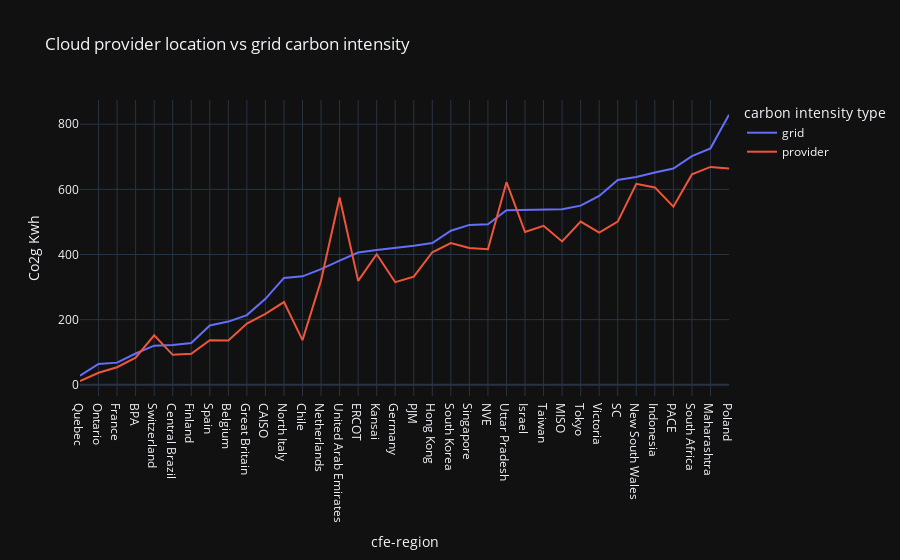

Notebook source saved alongside this figure:
### Markdown cell above
Reviewing the above there doesn't seem to be much grouping around the location data - the expectation was that we'd see location be part of much smaller groups denoted by em-zone-id but that doesn't seem to be the case.

Still we can make an attempt at showing a relationship between location and carbon intensity:

## Relationship between Cloud Location and Carbon Intensity

### Code cell
'''Attempt to group the locations by grid carbon intensity, by getting the average value : selecting cfe-region as it is the most readable of the two smaller location groups'''
grid_grouped_df = grid_and_provider_df.groupby('cfe-region', as_index=False)['grid carbon intensity'].mean()
grid_grouped_df = cast_float_to_int_and_set_nan_to_zero(grid_grouped_df)
'''Now do the same for provider'''
provider_grouped_df = grid_and_provider_df.groupby('cfe-region', as_index=False)['provider carbon intensity'].mean()
provider_grouped_df = cast_float_to_int_and_set_nan_to_zero(provider_grouped_df)
combined_table = pd.merge(grid_grouped_df, provider_grouped_df, how='left', on='cfe-region').sort_values(by=['grid carbon intensity'])
display(combined_table.sample(5))
combined_table.rename(columns={'provider carbon intensity':'provider','grid carbon intensity':'grid'}, inplace=True)
combined_table = combined_table.melt(id_vars='cfe-region', value_vars=['grid', 'provider'], var_name='carbon intensity type', value_name='Co2g Kwh')

line_graph = px.line(combined_table, x='cfe-region', y='Co2g Kwh', color='carbon intensity type', title='Cloud provider location vs grid carbon intensity')
line_graph.show()

### Figure 1 — Plotly figure (JSON) as saved in the notebook; plotly's stock layout.template omitted (floating-point values rounded to 4 significant figures)
{"data": [{"hovertemplate": "carbon intensity type=grid<br>cfe-region=%{x}<br>Co2g Kwh=%{y}<extra></extra>", "legendgroup": "grid", "line": {"color": "#636efa", "dash": "solid"}, "marker": {"symbol": "circle"}, "mode": "lines", "name": "grid", "orientation": "v", "showlegend": true, "x": ["Quebec", "Ontario", "France", "BPA", "Switzerland", "Central Brazil", "Finland", "Spain", "Belgium", "Great Britain", "CAISO", "North Italy", "Chile", "Netherlands", "United Arab Emirates", "ERCOT", "Kansai", "Germany", "PJM", "Hong Kong", "South Korea", "Singapore", "NVE", "Uttar Pradesh", "Israel", "Taiwan", "MISO", "Tokyo", "Victoria", "SC", "New South Wales", "Indonesia", "PACE", "South Africa", "Maharashtra", "Poland"], "xaxis": "x", "y": [28, 64, 68, 96, 120, 122, 128, 182, 194, 214, 264, 328, 333, 355, 381, 406, 414, 420, 427, 435, 473, 491, 493, 536, 537, 538, 539, 550, 580, 629, 638, 652, 664, 702, 726, 829], "yaxis": "y", "type": "scatter"}, {"hovertemplate": "carbon intensity type=provider<br>cfe-region=%{x}<br>Co2g Kwh=%{y}<extra></extra>", "legendgroup": "provider", "line": {"color": "#EF553B", "dash": "solid"}, "marker": {"symbol": "circle"}, "mode": "lines", "name": "provider", "orientation": "v", "showlegend": true, "x": ["Quebec", "Ontario", "France", "BPA", "Switzerland", "Central Brazil", "Finland", "Spain", "Belgium", "Great Britain", "CAISO", "North Italy", "Chile", "Netherlands", "United Arab Emirates", "ERCOT", "Kansai", "Germany", "PJM", "Hong Kong", "South Korea", "Singapore", "NVE", "Uttar Pradesh", "Israel", "Taiwan", "MISO", "Tokyo", "Victoria", "SC", "New South Wales", "Indonesia", "PACE", "South Africa", "Maharashtra", "Poland"], "xaxis": "x", "y": [11, 37, 54, 83, 152, 92, 95, 137, 136, 188, 218, 254, 137, 320, 575, 319, 401, 315, 332, 407, 435, 420, 416, 622, 469, 488, 440, 501, 467, 501, 617, 606, 547, 646, 669, 664], "yaxis": "y", "type": "scatter"}], "layout": {"xaxis": {"anchor": "y", "domain": [0.0, 1.0], "title": {"text": "cfe-region"}}, "yaxis": {"anchor": "x", "domain": [0.0, 1.0], "title": {"text": "Co2g Kwh"}}, "legend": {"title": {"text": "carbon intensity type"}, "tracegroupgap": 0}, "title": {"text": "Cloud provider location vs grid carbon intensity"}}}
